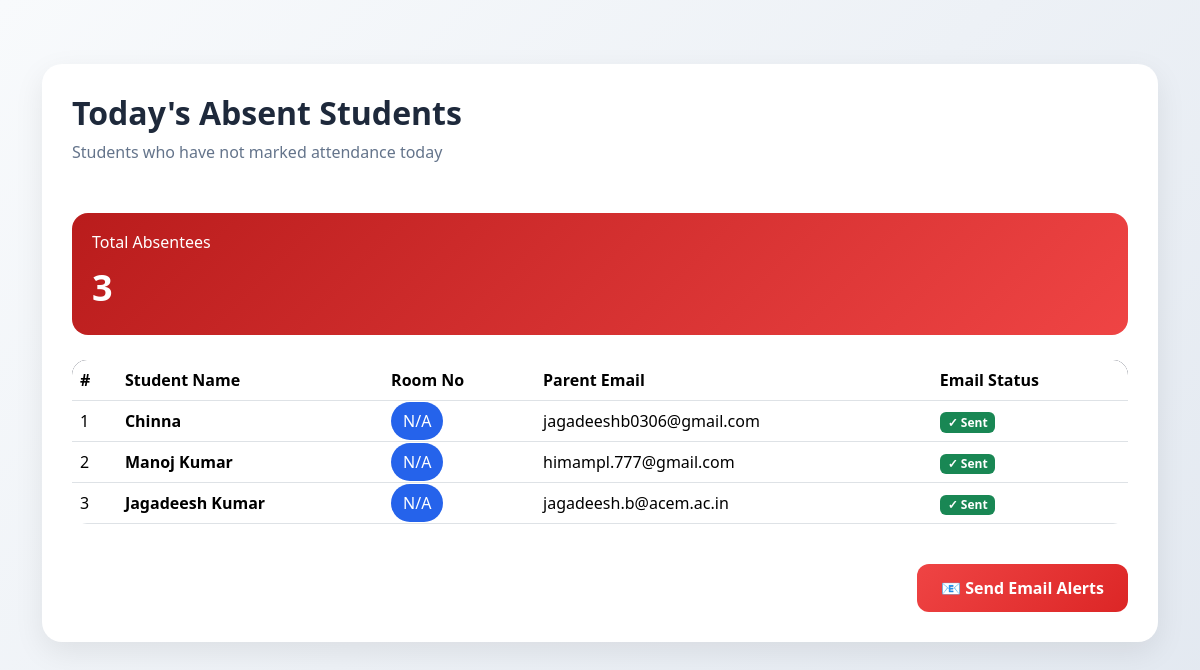
/absent-students/, run on an earlier commit of the app's database.
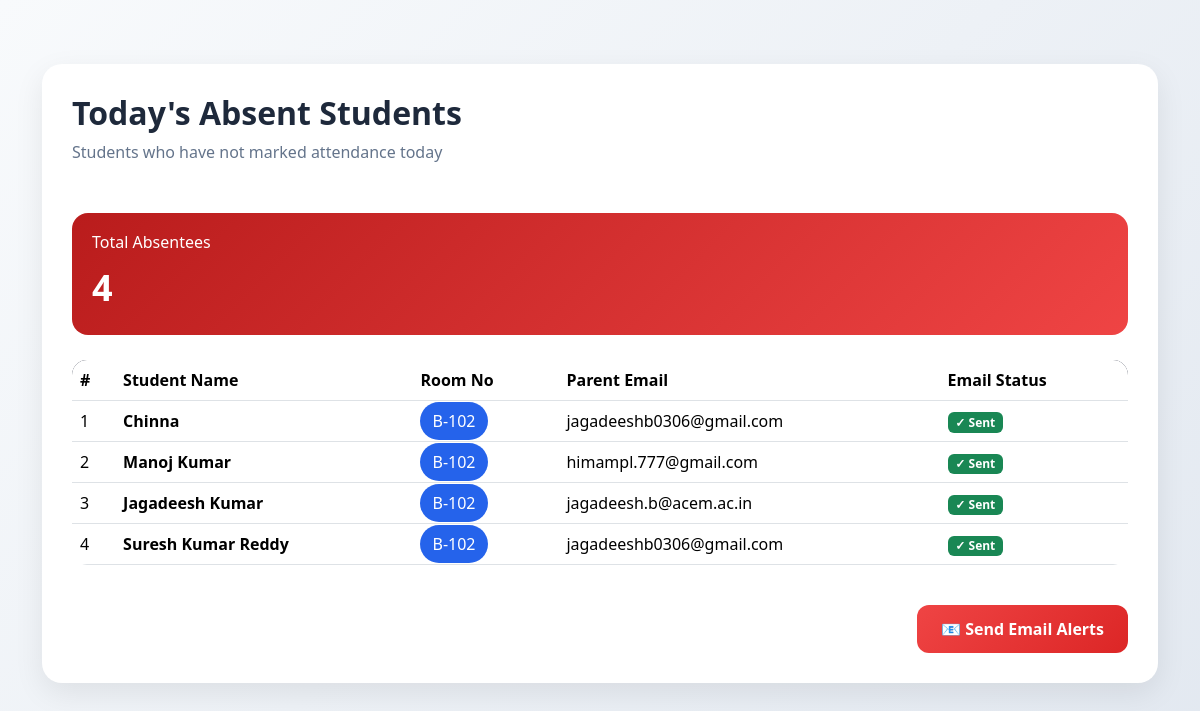
And on a later commit of the database.
### hostel/models.py (models this page shows, shortened)
class Student(models.Model):
    GENDER_CHOICES = [
        ('Male', 'Male'),
        ('Female', 'Female'),
        ('Other', 'Other'),
    ]
    user = models.OneToOneField(
        User,
        on_delete=models.CASCADE
    )
    name = models.CharField(max_length=100)
    email = models.EmailField(
        unique=True
    )
    phone = models.CharField(max_length=15)
    gender = models.CharField(
        max_length=10,
        choices=GENDER_CHOICES
    )
    address = models.TextField()
    room = models.ForeignKey(
    Room,
    on_delete=models.SET_NULL,
    null=True,
    blank=True
)
    rent_price = models.DecimalField(
        max_digits=8,
        decimal_places=2,
        default=3000.00
    )
    rent_status = models.BooleanField(
        default=False
    )
    photo = models.ImageField(
        upload_to='student_photos/',
        blank=True,
        null=True
    )
    parent_name = models.CharField(
        max_length=100,
        blank=True,
        null=True
    )
    parent_phone = models.CharField(
        max_length=15,
        blank=True,
        null=True
    )
    parent_email = models.EmailField(
        blank=True,
        null=True
    )
    join_date = models.DateField(
        auto_now_add=True
    )
    created_at = models.DateTimeField(
        auto_now_add=True
    )
    updated_at = models.DateTimeField(
        auto_now=True
    )

class Room(models.Model):
    room_number = models.CharField(
        max_length=10,
        unique=True
    )
    capacity = models.IntegerField(
        default=4
    )

### hostel/views.py (the view)
def absent_students(request):
    today = date.today()
    present_users = Attendance.objects.filter(
        date=today
    ).values_list(
        'student_id',
        flat=True
    )
    absentees = Student.objects.exclude(
        user_id__in=present_users
    )
    for student in absentees:
        student.email_sent = AttendanceNotification.objects.filter(
            student=student,
            date=today
        ).exists()
    return render(
        request,
        'absent_students.html',
        {
            'absentees': absentees
        }
    )

### templates/absent_students.html (shortened to what this page needs)
<!DOCTYPE html>
<html lang="en">
<head>
    <link href="https://cdn.jsdelivr.net/npm/bootstrap@5.3.3/dist/css/bootstrap.min.css" rel="stylesheet">
</head>
<body>
<div class="container py-4">
    <div class="dashboard-card">
        <div class="d-flex justify-content-between align-items-center mb-4">
            <div>
                <h2 class="page-title">Today's Absent Students</h2>
                <p class="subtitle">
                    Students who have not marked attendance today
                </p>
            </div>
        </div>
        <div class="stats-card">
            <h6>Total Absentees</h6>
            <div class="stats-number">
                {{ absentees|length }}
            </div>
        </div>
        <div class="table-responsive">
            <table class="table table-hover align-middle">
                <thead>
                    <tr>
                        <th>#</th>
                        <th>Student Name</th>
                        <th>Room No</th>
                        <th>Parent Email</th>
                        <th>Email Status</th>
                    </tr>
                </thead>
                <tbody>
                    {% for student in absentees %}
                    <tr>
                        <td>{{ forloop.counter }}</td>
                        <td>
                            <strong>{{ student.name }}</strong>
                        </td>
                        <td>
                           <span class="badge-room">
                            {{ student.room.room_number|default:"N/A" }}
                            </span>
                        </td>
                        <td>
                            {{ student.parent_email }}
                        </td>
                        <td>
                            {% if student.email_sent %}
                                <span class="badge bg-success">
                                    ✓ Sent
                                </span>
                            {% else %}
                                <span class="badge bg-warning text-dark">
                                    Pending
                                </span>
                            {% endif %}
                        </td>
                    </tr>
                    {% endfor %}
                </tbody>
            </table>
        </div>
        {% if absentees %}
        <div class="text-end mt-4">
            <a href="{% url 'send_absent_notifications' %}"
               class="btn btn-alert">
                📧 Send Email Alerts
            </a>
        </div>
        {% endif %}
    </div>
</div>
</body>
</html>

What changed in the data, as far as the page shows it:
changed Student "Chinna": room.room_number "N/A" → "B-102"
changed Student "Manoj Kumar": room.room_number "N/A" → "B-102"
changed Student "Jagadeesh Kumar": room.room_number "N/A" → "B-102"
added Student: name "Suresh Kumar Reddy", room.room_number "B-102", parent_email "jagadeeshb0306@gmail.com", shows "✓ Sent"
Also different on the page:
{{ absentees|length }}: "3" → "4"
